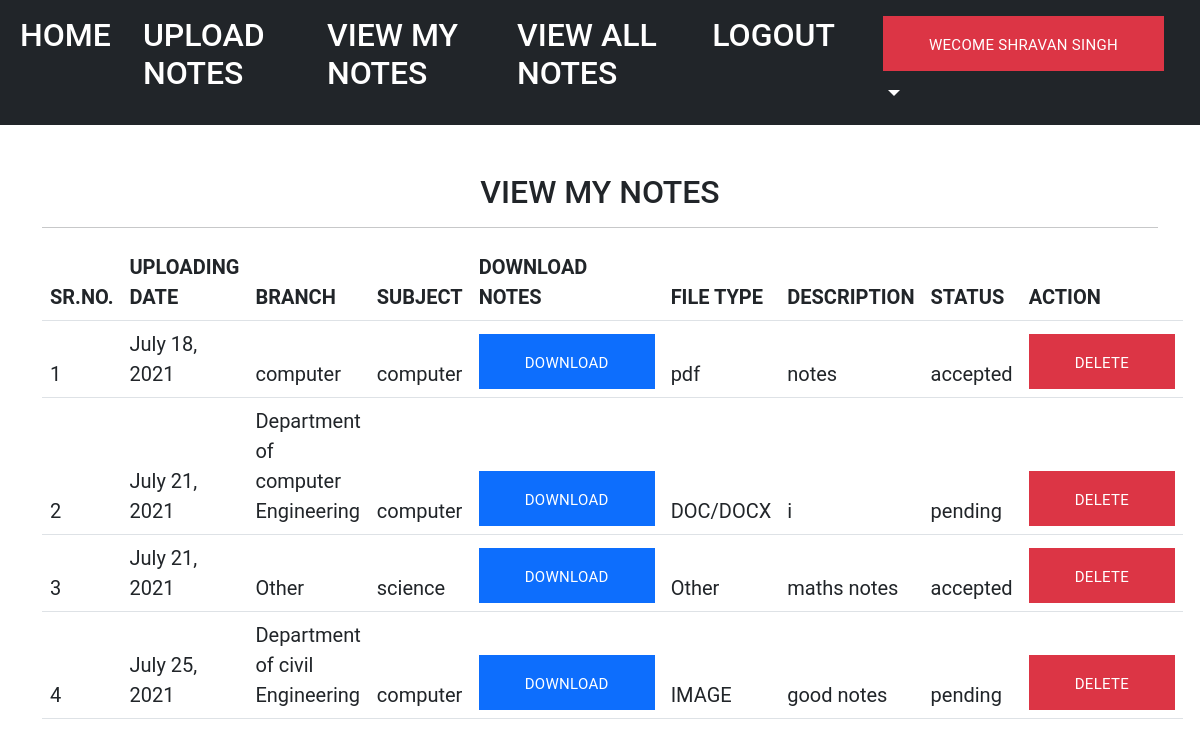
/viewmynotes/ (signed in), run on the app's committed database.
### notes/models.py (models this page shows, shortened)
class Notes(models.Model):
    user = models.ForeignKey(User, on_delete=models.CASCADE)
    uploadingdate = models.DateField(max_length=30,null=True)
    branch = models.CharField(max_length=30,null=True)
    subject = models.CharField(max_length=30,null=True)
    notesfile = models.FileField(max_length=30,null=True)
    filetype = models.CharField(max_length=30,null=True)
    descriptiontype = models.CharField(max_length=300,null=True)
    status = models.CharField(max_length=30)

### notes/views.py (the view)
# urls.py: path("viewmynotes/", views.viewmynotes, name='viewmynotes'),
def viewmynotes(request):
    if not request.user.is_authenticated:
        return redirect('login')
    user=User.objects.get(id=request.user.id)
    notes=Notes.objects.filter(user=user)
    d={'notes':notes}
    return render(request, 'viewmynotes.html',d)

### notes/templates/viewmynotes.html (shortened to what this page needs)
<!DOCTYPE html>
<html lang="en" xmlns="http://www.w3.org/1999/html" xmlns="http://www.w3.org/1999/html">
<head>
{% load static%}
    <link href="https://cdn.jsdelivr.net/npm/bootstrap@5.0.2/dist/css/bootstrap.min.css" rel="stylesheet">
   <link rel="stylesheet" href="{%static 'css/mystyle.css'%}">
</head>
<body>
<nav class="navbar navbar-expand-sm navbar-dark bg-dark">
  <div class="container-fluid">
    <div class="collapse navbar-collapse justify-content-center" id="navbarNavDropdown">
      <ul class="navbar-nav">
        <li class="nav-item">
          <a class="nav-link active" aria-current="page" href="/profile"><h2>HOME</h2></a>
        </li>
        <li class="nav-ite px-3">
        <a class="nav-link active" aria-current="page" href="/uploadnotes"><h2>UPLOAD NOTES</h2></a>
        </li>
        <li class="nav-item px-3">
         <a class="nav-link active" aria-current="page" href="/viewmynotes"><h2>VIEW MY NOTES</h2></a>
        </li>
        <li class="nav-item px-3">
         <a class="nav-link active" aria-current="page" href="/viewallnotes"><h2>VIEW ALL NOTES</h2></a>
        </li>
          <li class="nav-item px-3">
         <a class="nav-link active" aria-current="page" href="/logout1"><h2>LOGOUT</h2></a>
        </li>
        <li class="nav-item dropdown px-3">
          <a class="nav-link active dropdown-toggle" href="#" id="navbarDropdownMenuLink" role="button" data-bs-toggle="dropdown" aria-expanded="false">
            <h2><button  class="btn btn-danger "> WECOME {{request.user.first_name}}</button></h2>
          </a>
        </li>
      </ul>
    </div>
  </div>
</nav>
<div class="container mt-5">
    <h2 class="text-center">VIEW MY NOTES </h2>
    <HR>
    <table class="table table=bordered" id="myTable">
        <thead>
        <tr>
            <th>SR.NO.</th>
            <th>UPLOADING DATE</th>
            <th>BRANCH</th>
            <th>SUBJECT</th>
            <th>DOWNLOAD NOTES</th>
            <th>FILE TYPE</th>
            <th>DESCRIPTION</th>
            <th>STATUS</th>
            <th>ACTION</th>
        </tr>
        {% for i in notes %}
        <tr>
            <td>{{forloop.counter}}</td>
            <td>{{i.uploadingdate}}</td>
            <td>{{i.branch}}</td>
            <td>{{i.subject}}</td>
            <td><a href="{{i.notesfile.url}}"class="btn btn-primary" download> Download</a></td>
            <td>{{i.filetype}}</td>
            <td>{{i.descriptiontype}}</td>
            <td>{{i.status}}</td>
            <td><a href="{% url 'deletemynotes' i.id %}"class="btn btn-danger" onclick="return confirm('are you sure')"> Delete</a></td>
        </tr>
          {% endfor %}
        </thead>
    </table>
</div>
</body>
</html>

### notes/static/css/mystyle.css (style rules this page uses)
.nav-link { color:black }
.btn { font-size: 15px; padding: 22px 46px 18px; line-height: 1; text-transform: uppercase; border: none; border-radius: 0; position: relative; letter-spacing: 0.3px; }
a { -webkit-transition: all 250ms cubic-bezier(0.55, 0, 0.1, 1); transition: all 250ms cubic-bezier(0.55, 0, 0.1, 1); }

### notes/templates/viewmynotes.html (style rules this page uses)
body { font-family: 'Roboto';font-size: 20px; }

### data on the page
Notes: uploadingdate "July 18, 2021", branch "computer", subject "computer", filetype "pdf", descriptiontype "notes", status "accepted"
Notes: uploadingdate "July 21, 2021", branch "Department of computer Engineering", subject "computer", filetype "DOC/DOCX", descriptiontype "i", status "pending"
Notes: uploadingdate "July 21, 2021", branch "Other", subject "science", filetype "Other", descriptiontype "maths notes", status "accepted"
Notes: uploadingdate "July 25, 2021", branch "Department of civil Engineering", subject "computer", filetype "IMAGE", descriptiontype "good notes", status "pending"

### other printed values
{{ request.user.first_name }} "SHRAVAN SINGH"
